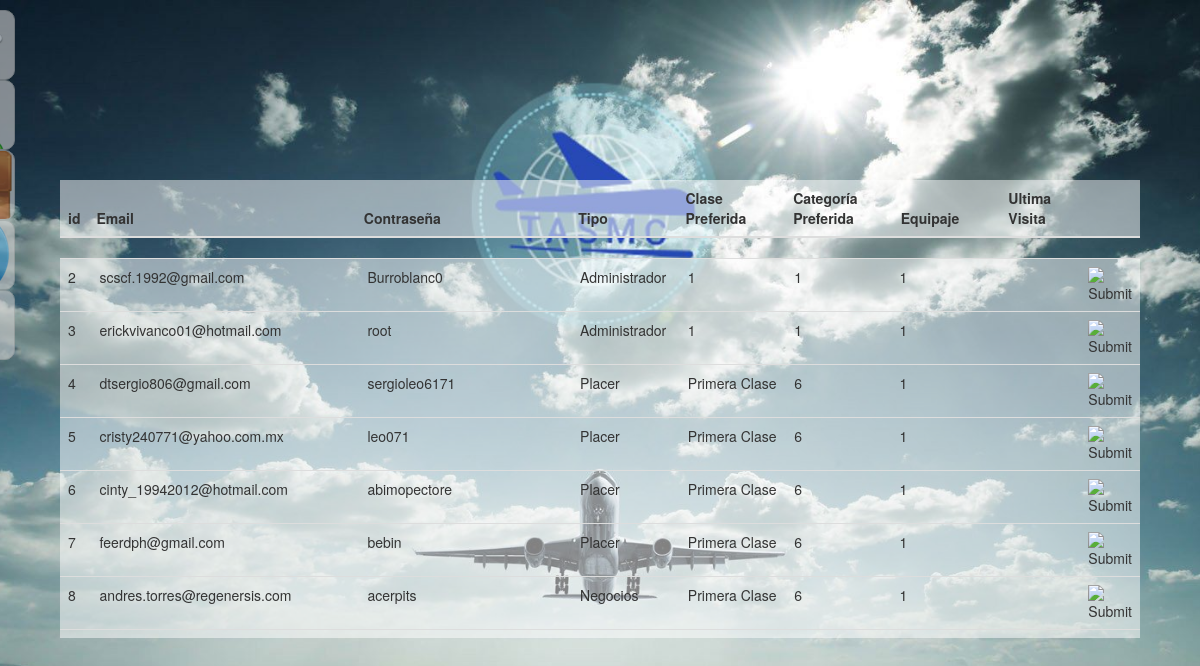
/index.php?action=usuario (signed in), run on the app's committed database.
### tables this page shows
CREATE TABLE `Usuario` (
  `idUsuario` int(11) NOT NULL AUTO_INCREMENT,
  `email` varchar(60) NOT NULL,
  `contrasena` varchar(20) NOT NULL,
  `tipo` varchar(13) NOT NULL,
  `clasePref` varchar(20) NOT NULL,
  `catPref` int(11) NOT NULL,
  `Equipaje_idEquipaje` int(11) NOT NULL,
  `ultimaVisita` varchar(45) DEFAULT NULL,
  PRIMARY KEY (`idUsuario`),
  KEY `fk_Usuario_Equipaje1_idx` (`Equipaje_idEquipaje`),
  CONSTRAINT `fk_Usuario_Equipaje1` FOREIGN KEY (`Equipaje_idEquipaje`) REFERENCES `Equipaje` (`idEquipaje`) ON DELETE NO ACTION ON UPDATE NO ACTION
);

### clases/BD.php (called while the page is built, shortened)
<?php
	class BD{
		private $conexion;
		public function BD($host,$usuario,$contrasena,$bd){
			$this->conexion = new mysqli($host, $usuario, $contrasena, $bd);
		}
		public function consulta($sql){
			$result = $this->conexion->query($sql);
			return $result;
		}
	}
?>

### secciones/usuario.php (the view, shortened to what this page needs)
<?php
	include_once "clases/BD.php";
	echo '
		<div class="table-header">
			<table class="table">
				<thead>
					<tr>
						<th width="2%">id</th>
						<th width="25%">Email</th>
						<th width="20%">Contraseña</th>
						<th width="10%">Tipo</th>
						<th width="10%">Clase Preferida</th>
						<th width="10%">Categoría Preferida</th>
						<th width="10%">Equipaje</th>
						<th width="8%">Ultima Visita</th>
						<th width="5%"></th>
					</tr>
				</thead>
			</table>
		</div>
		<div class="tabla">
			<table class="table table-hover table-strigger">
				<tbody>';
				$bd = new BD("127.0.0.1","root","root","tasmc");
				$query = $bd->consulta("select * from Usuario");
				while($row = $query->fetch_assoc()){
					echo '
					<tr>
						<td width="2%">'.$row["idUsuario"].'</td>
						<td width="25%">'.$row["email"].'</td>
						<td width="20%">'.$row["contrasena"].'</td>
						<td width="10%">'.$row["tipo"].'</td>
						<td width="10%">'.$row["clasePref"].'</td>
						<td width="10%">'.$row["catPref"].'</td>
						<td width="10%">'.$row["Equipaje_idEquipaje"].'</td>
						<td width="8%">'.$row["ultimaVisita"].'</td>
						<td width="5%"><input type="image" src="img/eliminar.png" onclick="eliminar(this)" name="'.$row["idUsuario"].'"></td>
					</tr>
					';
				}
		echo '	</tbody>
			</table>
		</div>
		<script>
			function eliminar(id){
				confirmar = confirm("¿Estás seguro de eliminar al usuario?");
				if(confirmar){
					window.location="index.php?action=usuario&eliminar="+id.name;
				}
			}
		</script>
	';
?>

### index.php (shortened to what this page needs)
<?php
	if(isset($_SESSION['usuario'])){
		echo '
		<!DOCTYPE html PUBLIC "-//W3C//DTD XHTML 1.0 Strict//EN" "http://www.w3.org/TR/xhtml1/DTD/xhtml1-strict.dtd">
		<html>
		    <head>
		        <title>Administración TASMC</title>
		        <meta http-equiv="Content-Type" content="text/html; charset=UTF-8"/>
		        <link rel="stylesheet" href="css/style.css" type="text/css" charset="utf-8"/>
		        <link rel="stylesheet" href="css/bootstrap.min.css" type="text/css" charset="utf-8"/>
		        <script type="text/javascript" src="js/jquery-1.3.2.js"></script>
		    </head>
		    <style>
		        body{
		            background:url("img/fondoIndex.jpg")no-repeat center fixed;
					-webkit-background-size: cover;
					-moz-background-size: cover;
					-o-background-size: cover;
				 	background-size: cover;
		        }
		        .header{
		            width:600px;
		            height:56px;
		            position:absolute;
		            top:0px;
		            left:25%;
		        }
		        a.back{
		            width:256px;
		            height:73px;
		            position:fixed;
		            bottom:15px;
		            right:15px;
		        }
		        .scroll{
		            width:133px;
		            height:61px;
		            position:fixed;
		            bottom:15px;
		            left:150px;
		        }
		        .info{
		            text-align:right;
		        }
		    </style>
		    <body>
		        <div class="header"></div>
		        <div class="scroll"></div>
		        <ul id="navigation">
		            <li class="inicio"><a href="index.php" title="Inicio"></a></li>
		            <li class="usuarios"><a href="index.php?action=usuario" title="Usuario"></a></li>
		            <li class="equipajes"><a href="index.php?action=equipaje" title="Equipaje"></a></li>
		            <li class="servicios"><a href="index.php?action=servicio" title="Servicio"></a></li>
		            <li class="logout"><a href="index.php?exit=true" title="Cerrar Sesión"></a></li>
		        </ul>';
		        if(isset($_GET['action'])){
		        	$action = $_GET['action'];
		        	if($action == "usuario"){
		        		include_once("secciones/usuario.php");
		        	}
		        }
		        echo '<script type="text/javascript">
		            $(function() {
		                $("#navigation a").stop().animate({"marginLeft":"-85px"},1000);
		                $("#navigation > li").hover(
		                    function () {
		                        $("a",$(this)).stop().animate({"marginLeft":"-2px"},200);
		                    },
		                    function () {
		                        $("a",$(this)).stop().animate({"marginLeft":"-85px"},200);
		                    }
		                );
		            });
		        </script>
		    </body>
		</html>
	';
	}else{
		include_once("secciones/login.php");
	}
?>

### css/style.css (style rules this page uses)
.tabla { background-color: rgba(255,255,255,0.5); margin: 0 5% 0 5%; width: 90%; height: 380px; overflow: auto; }
.table-header { background-color: rgba(255,255,255,0.5); margin: 15% 5% 0 5%; width: 90%; }
ul#navigation { position: fixed; margin: 0px; padding: 0px; top: 10px; left: 0px; list-style: none; z-index:9999; }
ul#navigation li { width: 100px; }
ul#navigation li a { display: block; margin-left: -2px; width: 100px; height: 70px; background-color:#CFCFCF; background-repeat:no-repeat; background-position:center center; border:1px solid #AFAFAF; -moz-border-radius:0px 10px 10px 0px; -webkit-border-bottom-right-radius: 10px; -webkit-border-top-right-radius: 10px; -khtml-border-bottom-right-radius: 10px; -khtml-border-top-right-radius: 10px; opacity: 0.6; filter:progid:DXImageTransform.Microsoft.Alpha(opacity=60); }
ul#navigation .inicio a { background-image: url(../img/inicio.png); }
ul#navigation .usuarios a { background-image: url(../img/usuarios.png); }
ul#navigation .equipajes a { background-image: url(../img/equipajes.png); }
ul#navigation .servicios a { background-image: url(../img/servicios.png); }
ul#navigation .logout a { background-image: url(../img/cerrarSesion.png); }

### index.php (style rules this page uses)
body { background:url("img/fondoIndex.jpg")no-repeat center fixed; -webkit-background-size: cover; -moz-background-size: cover; -o-background-size: cover; background-size: cover; }
.header { width:600px; height:56px; position:absolute; top:0px; left:25%; }

### data on the page
usuario: idUsuario "2", email "scscf.1992@gmail.com", contrasena "Burroblanc0", tipo "Administrador", clasePref "1", catPref "1", Equipaje_idEquipaje "1"
usuario: idUsuario "3", email "erickvivanco01@hotmail.com", contrasena "root", tipo "Administrador", clasePref "1", catPref "1", Equipaje_idEquipaje "1"
usuario: idUsuario "4", email "dtsergio806@gmail.com", contrasena "sergioleo6171", tipo "Placer", clasePref "Primera Clase", catPref "6", Equipaje_idEquipaje "1"
usuario: idUsuario "5", email "cristy240771@yahoo.com.mx", contrasena "leo071", tipo "Placer", clasePref "Primera Clase", catPref "6", Equipaje_idEquipaje "1"
usuario: idUsuario "6", email "cinty_19942012@hotmail.com", contrasena "abimopectore", tipo "Placer", clasePref "Primera Clase", catPref "6", Equipaje_idEquipaje "1"
usuario: idUsuario "7", email "feerdph@gmail.com", contrasena "bebin", tipo "Placer", clasePref "Primera Clase", catPref "6", Equipaje_idEquipaje "1"
usuario: idUsuario "8", email "andres.torres@regenersis.com", contrasena "acerpits", tipo "Negocios", clasePref "Primera Clase", catPref "6", Equipaje_idEquipaje "1"
